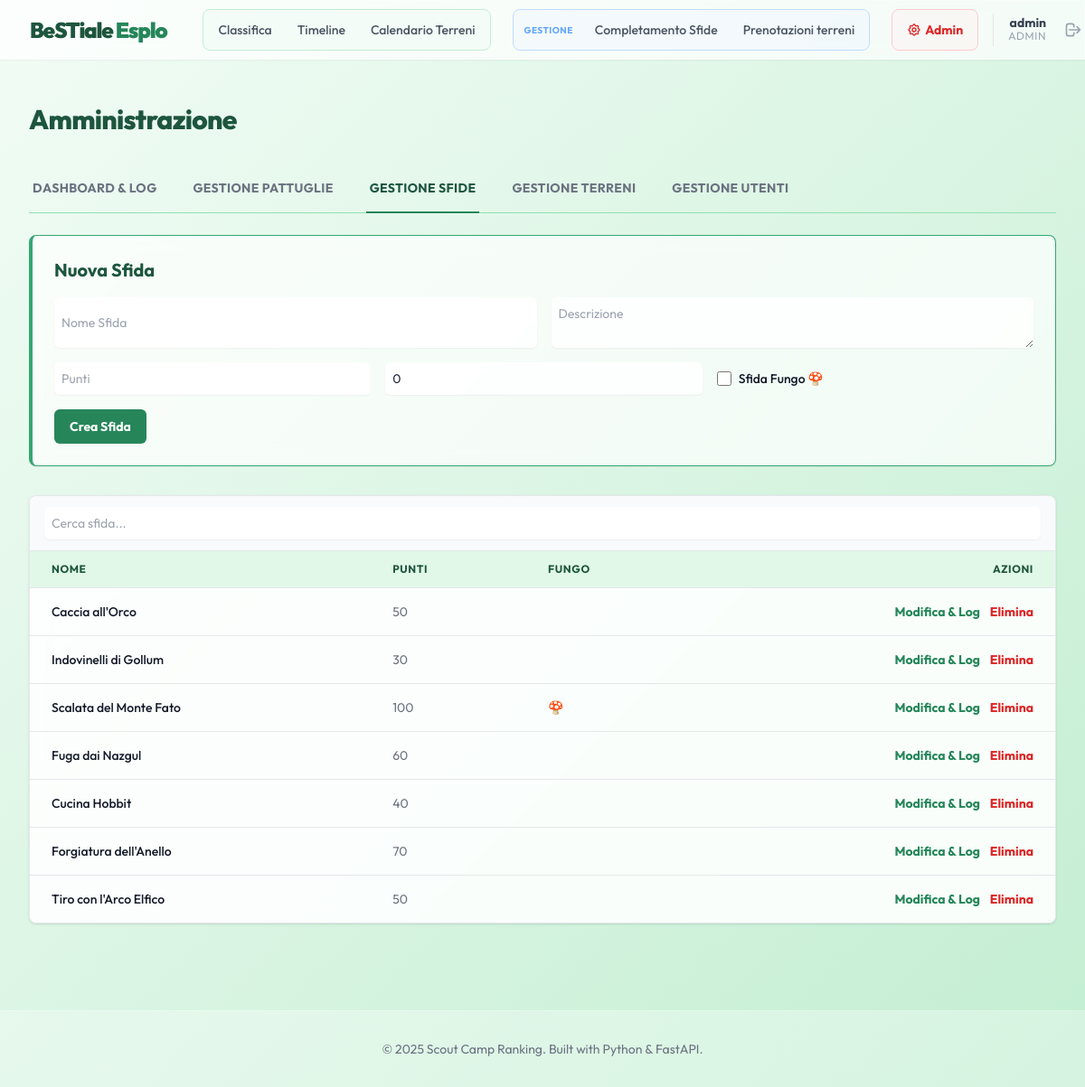
Screenshot of /admin/challenges (signed in) with the database file from the repository.
### app/models.py (models this page shows)
class User(Base):
    __tablename__ = "users"
    id: Mapped[int] = mapped_column(primary_key=True, index=True)
    username: Mapped[str] = mapped_column(unique=True, index=True)
    password_hash: Mapped[str] = mapped_column()
    role: Mapped[str] = mapped_column()  # 'unit', 'tech', 'admin'
    unita_id: Mapped[int | None] = mapped_column(ForeignKey("unita.id"), nullable=True)
    unita: Mapped[Optional["Unita"]] = relationship()

class Challenge(Base):
    __tablename__ = "challenges"
    id: Mapped[int] = mapped_column(primary_key=True, index=True)
    name: Mapped[str] = mapped_column(unique=True, index=True)
    description: Mapped[str] = mapped_column()
    points: Mapped[int] = mapped_column()
    is_fungo: Mapped[bool] = mapped_column(default=False)
    reward_tokens: Mapped[int] = mapped_column(default=0)
    completions: Mapped[list["Completion"]] = relationship(back_populates="challenge")

### app/routers/admin.py (the view)
@router.get("/challenges", response_class=HTMLResponse)
async def admin_challenges(request: Request, db: Session = Depends(get_db), user: User = Depends(get_admin_user)):
    challenges = db.query(Challenge).all()
    return templates.TemplateResponse(
        "admin_challenges.html",
        {"request": request, "challenges": challenges, "user": user, "active_tab": "challenges"},
    )

### app/templates/admin_challenges.html
{% extends "base.html" %}
{% block content %}
<div class="px-4 py-6 sm:px-0">
    <div class="flex justify-between items-center mb-8">
        <h1 class="text-3xl font-extrabold text-scout-800 tracking-tight">Amministrazione</h1>
    </div>
    <div class="mb-6 border-b border-scout-300">
        <nav class="-mb-px flex space-x-8" aria-label="Tabs">
            <a href="/admin"
                class="whitespace-nowrap py-4 px-1 border-b-2 font-bold text-sm uppercase tracking-wide border-transparent text-gray-500 hover:text-gray-700 hover:border-gray-300 transition-colors">
                Dashboard & Log
            </a>
            <a href="/admin/pattuglie"
                class="whitespace-nowrap py-4 px-1 border-b-2 font-bold text-sm uppercase tracking-wide border-transparent text-gray-500 hover:text-gray-700 hover:border-gray-300 transition-colors">
                Gestione Pattuglie
            </a>
            <a href="/admin/challenges"
                class="whitespace-nowrap py-4 px-1 border-b-2 font-bold text-sm uppercase tracking-wide border-scout-600 text-scout-800">
                Gestione Sfide
            </a>
            <a href="/admin/terreni"
                class="whitespace-nowrap py-4 px-1 border-b-2 font-bold text-sm uppercase tracking-wide border-transparent text-gray-500 hover:text-gray-700 hover:border-gray-300 transition-colors">
                Gestione Terreni
            </a>
            <a href="/admin/users"
                class="whitespace-nowrap py-4 px-1 border-b-2 font-bold text-sm uppercase tracking-wide border-transparent text-gray-500 hover:text-gray-700 hover:border-gray-300 transition-colors">
                Gestione Utenti
            </a>
        </nav>
    </div>
    <div class="glass p-6 rounded-lg shadow-sm border-l-4 border-scout-500 mb-8">
        <h2 class="text-xl font-bold mb-4 text-scout-800">Nuova Sfida</h2>
        <form action="/admin/challenges" method="post" class="space-y-4">
            <div class="grid grid-cols-1 md:grid-cols-2 gap-4">
                <input type="text" name="name" placeholder="Nome Sfida" required
                    class="block w-full rounded-md border-gray-300 shadow-sm focus:border-scout-500 focus:ring-scout-500 sm:text-sm p-2 bg-white/80">
                <textarea name="description" placeholder="Descrizione" required
                    class="block w-full rounded-md border-gray-300 shadow-sm focus:border-scout-500 focus:ring-scout-500 sm:text-sm p-2 bg-white/80"></textarea>
            </div>
            <div class="grid grid-cols-1 md:grid-cols-3 gap-4 items-center">
                <input type="number" name="points" placeholder="Punti" required
                    class="block w-full rounded-md border-gray-300 shadow-sm focus:border-scout-500 focus:ring-scout-500 sm:text-sm p-2 bg-white/80">
                <input type="number" name="reward_tokens" placeholder="Token" value="0"
                    class="block w-full rounded-md border-gray-300 shadow-sm focus:border-scout-500 focus:ring-scout-500 sm:text-sm p-2 bg-white/80">
                <div class="flex items-center">
                    <input type="checkbox" name="is_fungo" value="true"
                        class="h-4 w-4 text-scout-600 focus:ring-scout-500 border-gray-300 rounded">
                    <label class="ml-2 block text-sm text-gray-900 font-medium">Sfida Fungo 🍄</label>
                </div>
            </div>
            <button type="submit"
                class="w-full md:w-auto flex justify-center py-2 px-4 border border-transparent rounded-md shadow-sm text-sm font-bold text-white bg-scout-600 hover:bg-scout-700">
                Crea Sfida
            </button>
        </form>
    </div>
    <div class="glass shadow overflow-hidden border-b border-gray-200 sm:rounded-lg overflow-x-auto"
        x-data="{ search: '' }">
        <div class="px-4 py-3 border-b border-gray-200 bg-gray-50">
            <input type="text" x-model="search" placeholder="Cerca sfida..."
                class="shadow-sm focus:ring-scout-500 focus:border-scout-500 block w-full sm:text-sm border-gray-300 rounded-md p-2">
        </div>
        <table class="min-w-full divide-y divide-gray-200">
            <thead class="bg-scout-100">
                <tr>
                    <th class="px-6 py-3 text-left text-xs font-bold text-scout-800 uppercase tracking-wider">Nome
                    </th>
                    <th class="px-6 py-3 text-left text-xs font-bold text-scout-800 uppercase tracking-wider">Punti
                    </th>
                    <th class="px-6 py-3 text-left text-xs font-bold text-scout-800 uppercase tracking-wider">Fungo
                    </th>
                    <th class="px-6 py-3 text-right text-xs font-bold text-scout-800 uppercase tracking-wider">
                        Azioni</th>
                </tr>
            </thead>
            <tbody class="bg-white/60 divide-y divide-gray-200">
                {% for c in challenges %}
                <tr x-show="search === '' || $el.textContent.toLowerCase().includes(search.toLowerCase())">
                    <td class="px-6 py-4 whitespace-nowrap text-sm font-medium text-gray-900">{{ c.name }}</td>
                    <td class="px-6 py-4 whitespace-nowrap text-sm text-gray-500">{{ c.points }}</td>
                    <td class="px-6 py-4 whitespace-nowrap text-sm text-gray-500">
                        {% if c.is_fungo %}🍄{% endif %}
                    </td>
                    <td class="px-6 py-4 whitespace-nowrap text-right text-sm font-medium">
                        <a href="/admin/challenges/{{ c.id }}"
                            class="text-scout-600 hover:text-scout-900 font-bold mr-2">Modifica & Log</a>
                        <form action="/admin/challenges/{{ c.id }}/delete" method="post" class="inline"
                            onsubmit="return confirm('Eliminare questa sfida?');">
                            <button type="submit" class="text-red-600 hover:text-red-900 font-bold">Elimina</button>
                        </form>
                    </td>
                </tr>
                {% endfor %}
            </tbody>
        </table>
    </div>
</div>
{% endblock %}

### app/templates/base.html (shortened to what this page needs)
<!DOCTYPE html>
<html lang="it">
<head>
    <script src="https://cdn.tailwindcss.com"></script>
</head>
<body class="bg-gradient-to-br from-scout-50 to-scout-200 min-h-screen text-slate-800">
    <nav class="glass sticky top-0 z-50 shadow-sm">
        <div class="max-w-7xl mx-auto px-4 sm:px-6 lg:px-8">
            <div class="flex justify-between h-16">
                <div class="flex-shrink-0 flex items-center">
                    <span class="font-black text-2xl tracking-tighter text-scout-800">
                        BeSTiale <span class="text-scout-600">Esplo</span>
                    </span>
                    <div class="hidden sm:flex sm:items-center sm:space-x-6 ml-10">
                        <div class="flex space-x-1 bg-scout-50/80 rounded-lg p-1 border border-scout-200 items-center">
                            <a href="/"
                                class="px-3 py-2 rounded-md text-sm font-medium text-gray-600 hover:text-scout-700 hover:bg-white/60 transition-colors">
                                Classifica
                            </a>
                            <a href="/timeline"
                                class="px-3 py-2 rounded-md text-sm font-medium text-gray-600 hover:text-scout-700 hover:bg-white/60 transition-colors">
                                Timeline
                            </a>
                            <a href="/prenotazioni"
                                class="px-3 py-2 rounded-md text-sm font-medium text-gray-600 hover:text-scout-700 hover:bg-white/60 transition-colors">
                                Calendario Terreni
                            </a>
                        </div>
                        {% if user and user.role in ['tech', 'admin'] %}
                        <div class="flex space-x-1 bg-blue-50/50 rounded-lg p-1 border border-blue-200 items-center">
                            <span
                                class="px-2 text-[10px] font-bold text-blue-400 uppercase tracking-wider hidden lg:block">Gestione</span>
                            <a href="/input"
                                class="px-3 py-2 rounded-md text-sm font-medium text-gray-600 hover:text-blue-700 hover:bg-white/60 transition-colors">
                                Completamento Sfide
                            </a>
                            <a href="/gestione-terreni"
                                class="px-3 py-2 rounded-md text-sm font-medium text-gray-600 hover:text-blue-700 hover:bg-white/60 transition-colors">
                                Prenotazioni terreni
                            </a>
                        </div>
                        {% endif %}
                    </div>
                    <div class="flex items-center space-x-4 ml-6">
                        {% if user and user.role == 'admin' %}
                        <div class="flex space-x-1 bg-red-50/50 rounded-lg p-1 border border-red-200">
                            <a href="/admin"
                                class="flex items-center px-3 py-2 rounded-md text-sm font-bold text-red-600 hover:text-red-800 hover:bg-white/60 transition-colors">
                                Admin
                            </a>
                        </div>
                        {% endif %}
                        {% if user %}
                        <div class="flex items-center space-x-3 pl-4 border-l border-gray-200">
                            <div class="flex flex-col text-right hidden md:flex">
                                <span class="text-sm font-bold text-gray-700 leading-none">{{ user.username }}</span>
                                <span class="text-xs text-gray-400 uppercase tracking-wider">{{ user.role }}</span>
                            </div>
                            <a href="/logout"
                                class="p-2 text-gray-400 hover:text-red-600 rounded-full hover:bg-red-50 transition-colors"
                                title="Esci">
                                <svg xmlns="http://www.w3.org/2000/svg" class="h-5 w-5" fill="none" viewBox="0 0 24 24"
                                    stroke="currentColor">
                                    <path stroke-linecap="round" stroke-linejoin="round" stroke-width="2"
                                        d="M17 16l4-4m0 0l-4-4m4 4H7m6 4v1a3 3 0 01-3 3H6a3 3 0 01-3-3V7a3 3 0 013-3h4a3 3 0 013 3v1" />
                                </svg>
                            </a>
                        </div>
                        {% endif %}
                    </div>
                </div>
            </div>
    </nav>
    <main class="max-w-7xl mx-auto py-6 sm:px-6 lg:px-8">
        {% block content %}{% endblock %}
    </main>
    <footer class="bg-white/30 border-t border-white/20 mt-12 py-8">
        <div class="max-w-7xl mx-auto px-4 text-center text-gray-500 text-sm">
            &copy; 2025 Scout Camp Ranking. Built with Python & FastAPI.
        </div>
    </footer>
</body>
</html>

### app/templates/base.html (style rules this page uses)
body { font-family: 'Outfit', sans-serif; }
.glass { background: rgba(255, 255, 255, 0.7); backdrop-filter: blur(10px); -webkit-backdrop-filter: blur(10px); border: 1px solid rgba(255, 255, 255, 0.3); }

### rows the page displays
User: username "admin", role "ADMIN"
Challenge: name "Caccia all'Orco", points "50"
Challenge: name "Indovinelli di Gollum", points "30"
Challenge: name "Scalata del Monte Fato", points "100"
Challenge: name "Fuga dai Nazgul", points "60"
Challenge: name "Cucina Hobbit", points "40"
Challenge: name "Forgiatura dell'Anello", points "70"
Challenge: name "Tiro con l'Arco Elfico", points "50"
